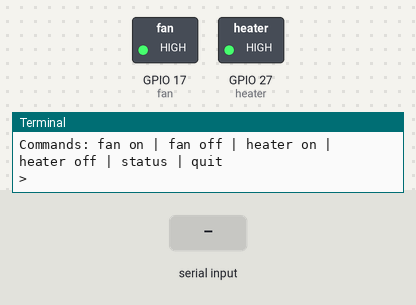
A program run on a simulated Raspberry Pi (BCM pin numbers). On the bench: switched loads named in the program (green lamp = pin HIGH), the last lines printed to the terminal. Inputs (shaded band) come from the test bench. Parts the program declares active-low are drawn by pin level, so they are really on while drawn off; threads take turns every 2 ms.

Above: at 1.2 s.
1.3 s: "fan on" typed at the terminal, then Enter
At 2.3 s:
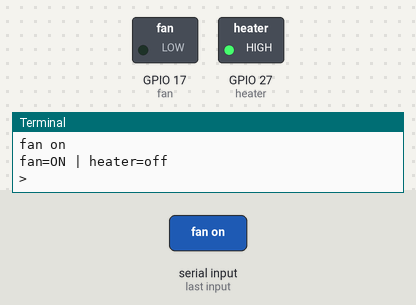
2.8 s: "heater on" typed at the terminal, then Enter
At 3.5 s:
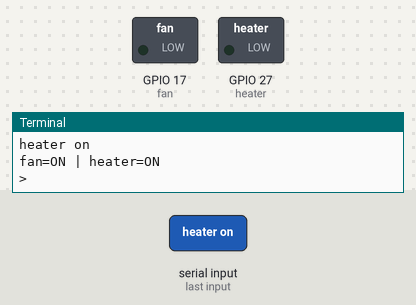
4.3 s: "fan off" typed at the terminal, then Enter
At 4.6 s:
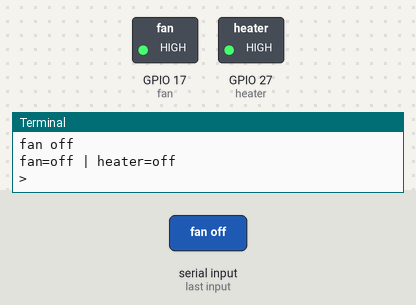
Timing chart, 0 to 7.3 s (numbered marks = the images above; inputs shaded):
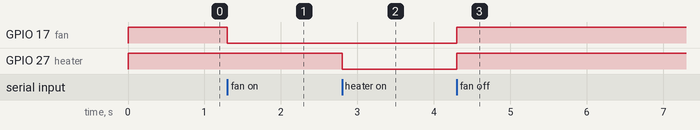

The program:

relay_control.py
```python
import threading
from gpiozero import OutputDevice

FAN_PIN = 17
HEATER_PIN = 27
HEATER_MAX_SECONDS = 600  # heater auto-off after 10 minutes

fan = OutputDevice(FAN_PIN, active_high=False, initial_value=False)
heater = OutputDevice(HEATER_PIN, active_high=False, initial_value=False)
heater_timer = None

def heater_off():
    global heater_timer
    if heater_timer:
        heater_timer.cancel()
        heater_timer = None
    heater.off()

def auto_off():
    heater.off()
    print("\nHeater auto-off: max runtime reached")

def heater_on():
    global heater_timer
    if not fan.is_active:
        print("Refused: turn the fan on first")
        return
    heater.on()
    if heater_timer:
        heater_timer.cancel()
    heater_timer = threading.Timer(HEATER_MAX_SECONDS, auto_off)
    heater_timer.daemon = True
    heater_timer.start()

def status():
    print(f"fan={'ON' if fan.is_active else 'off'} | "
          f"heater={'ON' if heater.is_active else 'off'}")

HELP = "Commands: fan on | fan off | heater on | heater off | status | quit"
print(HELP)

try:
    while True:
        cmd = input("> ").strip().lower()
        if cmd == "fan on":
            fan.on()
        elif cmd == "fan off":
            heater_off()   # never leave the heater on without airflow
            fan.off()
        elif cmd == "heater on":
            heater_on()
        elif cmd == "heater off":
            heater_off()
        elif cmd == "status":
            pass
        elif cmd in ("quit", "exit"):
            break
        else:
            print(HELP)
            continue
        status()
except (KeyboardInterrupt, EOFError):
    pass
finally:
    heater_off()
    fan.off()
    print("All off")
```

Measured:
- after the input at 1.3 s, GPIO 17 (fan): HIGH → LOW at once
- after the input at 2.8 s, GPIO 27 (heater): HIGH → LOW at once
- after the input at 4.3 s, GPIO 17 (fan), GPIO 27 (heater): LOW → HIGH at once
